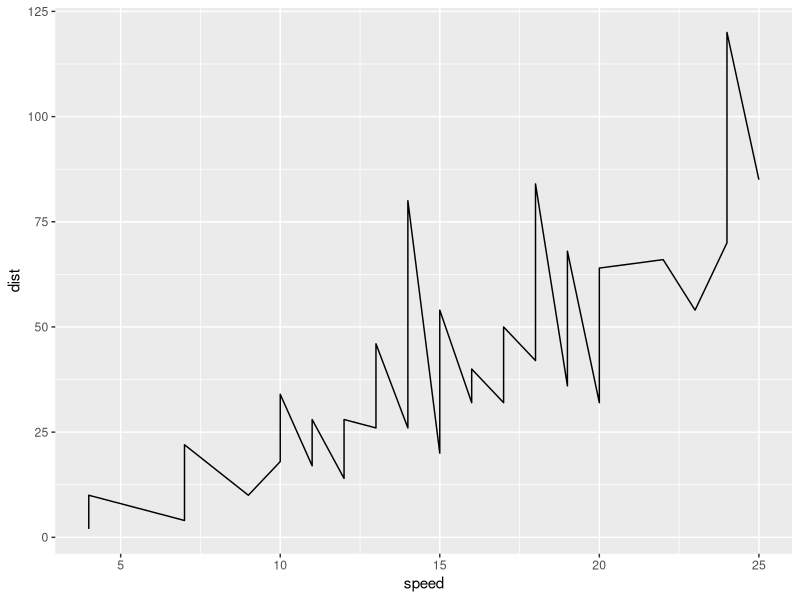

Here is the R script that generated this plot:
## ---- chunk 1
tabl <- "
| P-value        | Strength of Evidence           |
|---------------|:-------------:|
| 0.10< p-value | Not much evidence against null hypothesis |
| 0.05<p-value<0.10 | Moderate evidence against the null hypothesis |
| **0.01<p-value<0.05** | **Strong evidence against the null hypothesis**     |
| p-value<0.01 | Very strong evidence against the null |
"
cat(tabl) # output the table in a format good for HTML/PDF/docx conversion
## ---- chunk 2
tabl <- "
| Z score      | Strength of Evidence           |
|---------------|:-------------:|
| z< -2 or z> 2| Strong evidence against the null hypothesis |
| z< -3 or z> 3| Very strong evidence against the null hypothesis |

"
cat(tabl) # output the table in a format good for HTML/PDF/docx conversion
## ---- chunk 3
library(ggplot2)
summary(cars)
ggplot(data=cars,aes(x=speed,y=dist))+geom_line()
